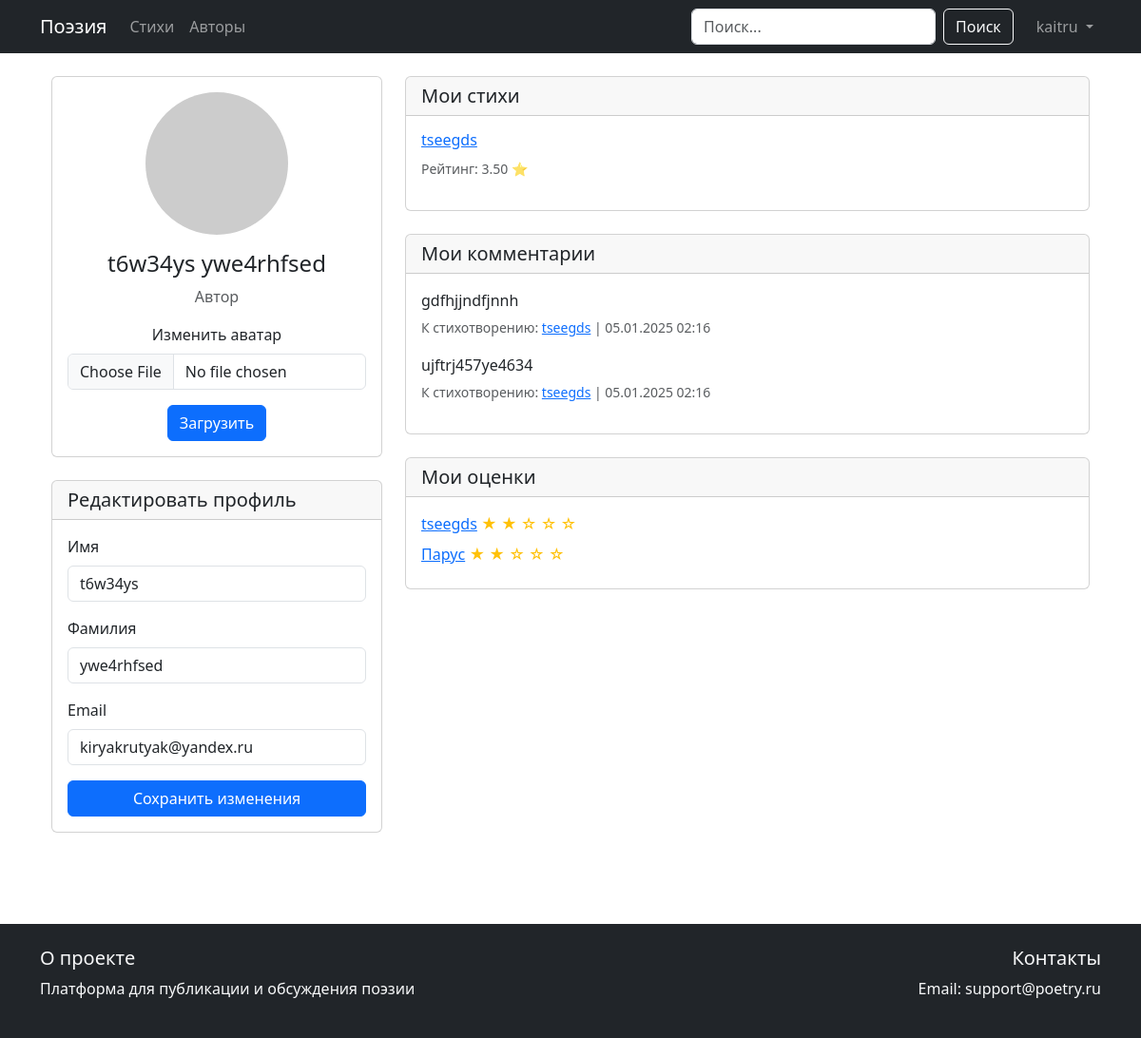
The app's page /profile/ (signed in) with its own data.
### poetry/models.py (models this page shows, shortened)
class CustomUser(AbstractUser):
    READER = 'reader'
    AUTHOR = 'author'
    CRITIC = 'critic'
    ADMIN = 'admin'
    ROLE_CHOICES = [
        (READER, 'Читатель'),
        (AUTHOR, 'Автор'),
        (CRITIC, 'Критик'),
        (ADMIN, 'Администратор'),
    ]
    role = models.CharField(max_length=20, choices=ROLE_CHOICES, default=READER)
    phone_number = models.CharField(max_length=15, blank=True, null=True)
    avatar = models.ImageField(upload_to='avatars/', blank=True, null=True)
    user_rating = models.DecimalField(max_digits=3, decimal_places=2, default=0)
    critic_rating = models.DecimalField(max_digits=3, decimal_places=1, default=0)
    critic_requested = models.BooleanField(default=False)

class Poem(models.Model):
    title = models.CharField(max_length=200)
    content = models.TextField()
    author = models.ForeignKey(CustomUser, on_delete=models.CASCADE, related_name='poems')
    genres = models.ManyToManyField(Genre)
    mood = models.ForeignKey(Mood, on_delete=models.SET_NULL, null=True)
    created_at = models.DateTimeField(auto_now_add=True)
    user_rating = models.DecimalField(max_digits=3, decimal_places=2, default=0)
    critic_rating = models.DecimalField(max_digits=3, decimal_places=1, default=0)
    class Meta:
        ordering = ['-created_at']

class Comment(models.Model):
    user = models.ForeignKey(CustomUser, on_delete=models.CASCADE)
    poem = models.ForeignKey(Poem, on_delete=models.CASCADE)
    content = models.TextField()
    parent = models.ForeignKey('self', on_delete=models.CASCADE, null=True, blank=True)
    created_at = models.DateTimeField(auto_now_add=True)
    class Meta:
        ordering = ['created_at']

class UserRating(models.Model):
    user = models.ForeignKey(CustomUser, on_delete=models.CASCADE)
    poem = models.ForeignKey(Poem, on_delete=models.CASCADE)
    rating = models.IntegerField(
        validators=[MinValueValidator(1), MaxValueValidator(5)]
    )
    class Meta:
        unique_together = ['user', 'poem']

### poetry/views.py (the view)
# urls.py: path('profile/', views.profile, name='profile'),
@login_required
def profile(request):
    if request.method == 'POST':
        if 'profile_edit' in request.POST:
            profile_form = ProfileEditForm(request.POST, instance=request.user)
            if profile_form.is_valid():
                profile_form.save()
                messages.success(request, 'Профиль успешно обновлен')
                return redirect('profile')
        elif 'avatar' in request.FILES:
            request.user.avatar = request.FILES['avatar']
            request.user.save()
            messages.success(request, 'Аватар обновлен')
        elif action := request.POST.get('action'):
            if action == 'become_author':
                return redirect('become_author')
            elif action == 'request_critic':
                return redirect('request_critic')
    else:
        profile_form = ProfileEditForm(instance=request.user)
    user_poems = []
    if request.user.role == 'author':
        user_poems = request.user.poems.all()
    user_comments = Comment.objects.filter(user=request.user)
    user_ratings = UserRating.objects.filter(user=request.user)
    return render(request, 'poetry/profile.html', {
        'profile_form': profile_form,
        'user_poems': user_poems,
        'user_comments': user_comments,
        'user_ratings': user_ratings
    })

### poetry/forms.py
class ProfileEditForm(forms.ModelForm):
    class Meta:
        model = CustomUser
        fields = ['first_name', 'last_name', 'email']
        labels = {
            'first_name': 'Имя',
            'last_name': 'Фамилия',
            'email': 'Email'
        }

### templates/poetry/profile.html (shortened to what this page needs)
{% extends 'base.html' %}
{% load widget_tweaks %}
{% block content %}
<div class="container">
    <div class="row">
        <div class="col-md-4">
            <div class="card mb-4">
                <div class="card-body text-center">
                    {% if user.avatar %}
                        <img src="{{ user.avatar.url }}" class="rounded-circle mb-3" style="width: 150px; height: 150px; object-fit: cover;">
                    {% else %}
                        <img src="https://via.placeholder.com/150" class="rounded-circle mb-3">
                    {% endif %}
                    <h4>{{ user.get_full_name }}</h4>
                    <p class="text-muted">{{ user.get_role_display }}</p>
                    <form method="post" enctype="multipart/form-data">
                        <div class="mb-3">
                            <label for="avatar" class="form-label">Изменить аватар</label>
                            <input type="file" class="form-control" id="avatar" name="avatar">
                        </div>
                        <button type="submit" class="btn btn-primary">Загрузить</button>
                    </form>
                </div>
            </div>
            <div class="card mb-4">
                <div class="card-header">
                    <h5 class="mb-0">Редактировать профиль</h5>
                </div>
                <div class="card-body">
                    <form method="post">
                        {% for field in profile_form %}
                            <div class="mb-3">
                                <label for="{{ field.id_for_label }}" class="form-label">{{ field.label }}</label>
                                {% render_field field class="form-control" %}
                            </div>
                        {% endfor %}
                        <button type="submit" class="btn btn-primary w-100">Сохранить изменения</button>
                    </form>
                </div>
            </div>
        </div>
        <div class="col-md-8">
            {% if user.role == 'author' %}
            <div class="card mb-4">
                <div class="card-header">
                    <h5 class="mb-0">Мои стихи</h5>
                </div>
                <div class="card-body">
                    {% if user_poems %}
                        {% for poem in user_poems %}
                            <div class="mb-3">
                                <h6><a href="{% url 'poem_detail' poem.id %}">{{ poem.title }}</a></h6>
                                <small class="text-muted">
                                    Рейтинг: {{ poem.user_rating|floatformat:2 }} ⭐
                                </small>
                            </div>
                        {% endfor %}
                    {% else %}
                        <p>У вас пока нет стихов.</p>
                        <a href="{% url 'new_poem' %}" class="btn btn-primary">Написать стихотворение</a>
                    {% endif %}
                </div>
            </div>
            {% endif %}
            <div class="card mb-4">
                <div class="card-header">
                    <h5 class="mb-0">Мои комментарии</h5>
                </div>
                <div class="card-body">
                    {% if user_comments %}
                        {% for comment in user_comments %}
                            <div class="mb-3">
                                <p class="mb-1">{{ comment.content }}</p>
                                <small class="text-muted">
                                    К стихотворению: <a href="{% url 'poem_detail' comment.poem.id %}">{{ comment.poem.title }}</a>
                                    | {{ comment.created_at|date:"d.m.Y H:i" }}
                                </small>
                            </div>
                        {% endfor %}
                    {% else %}
                        <p>У вас пока нет комментариев.</p>
                    {% endif %}
                </div>
            </div>
            <div class="card">
                <div class="card-header">
                    <h5 class="mb-0">Мои оценки</h5>
                </div>
                <div class="card-body">
                    {% if user_ratings %}
                        {% for rating in user_ratings %}
                            <div class="mb-2">
                                <a href="{% url 'poem_detail' rating.poem.id %}">{{ rating.poem.title }}</a>
                                <span class="text-warning">
                                    {% for i in "12345"|make_list %}
                                        {% if forloop.counter <= rating.rating %}
                                            ★
                                        {% else %}
                                            ☆
                                        {% endif %}
                                    {% endfor %}
                                </span>
                            </div>
                        {% endfor %}
                    {% else %}
                        <p>Вы пока не оценили ни одного стихотворения.</p>
                    {% endif %}
                </div>
            </div>
        </div>
    </div>
</div>
{% endblock %}

### templates/base.html (shortened to what this page needs)
<!DOCTYPE html>
<html lang="ru">
<head>
    <link href="https://cdn.jsdelivr.net/npm/bootstrap@5.3.2/dist/css/bootstrap.min.css" rel="stylesheet">
    <link rel="stylesheet" href="https://cdn.jsdelivr.net/npm/bootstrap-icons@1.11.1/font/bootstrap-icons.css">
</head>
<body>
    <nav class="navbar navbar-expand-lg navbar-dark bg-dark">
        <div class="container">
            <a class="navbar-brand" href="{% url 'home' %}">Поэзия</a>
            <div class="collapse navbar-collapse" id="navbarNav">
                <ul class="navbar-nav me-auto">
                    <li class="nav-item">
                        <a class="nav-link" href="{% url 'poem_list' %}">Стихи</a>
                    </li>
                    <li class="nav-item">
                        <a class="nav-link" href="{% url 'authors' %}">Авторы</a>
                    </li>
                </ul>
                <form class="d-flex me-3" action="{% url 'search' %}" method="get">
                    <input class="form-control me-2" type="search" name="q" placeholder="Поиск...">
                    <button class="btn btn-outline-light" type="submit">Поиск</button>
                </form>
                <ul class="navbar-nav">
                    {% if user.is_authenticated %}
                        <li class="nav-item dropdown">
                            <a class="nav-link dropdown-toggle" href="#" id="navbarDropdown" role="button"
                               data-bs-toggle="dropdown">
                                {{ user.username }}
                            </a>
                        </li>
                    {% endif %}
                </ul>
            </div>
        </div>
    </nav>
    <main class="container py-4">
        {% block content %}{% endblock %}
    </main>
    <footer class="bg-dark text-light py-4 mt-5">
        <div class="container">
            <div class="row">
                <div class="col-md-6">
                    <h5>О проекте</h5>
                    <p>Платформа для публикации и обсуждения поэзии</p>
                </div>
                <div class="col-md-6 text-md-end">
                    <h5>Контакты</h5>
                    <p>Email: support@poetry.ru</p>
                </div>
            </div>
        </div>
    </footer>
</body>
</html>

### records on screen
CustomUser: username "kaitru", get_full_name "t6w34ys ywe4rhfsed", role "Автор", first_name "t6w34ys" "ywe4rhfsed" "kiryakrutyak@yandex.ru"
Poem: title "tseegds", user_rating "3.50"
Comment: content "gdfhjjndfjnnh", poem "tseegds", created_at "05.01.2025 02:16"
Comment: content "ujftrj457ye4634", poem "tseegds", created_at "05.01.2025 02:16"
UserRating: poem "tseegds", rating 2 (drawn)
UserRating: poem "Парус", rating 2 (drawn)

### other values on screen
{{ field.label }} "Имя" "Фамилия" "Email"
